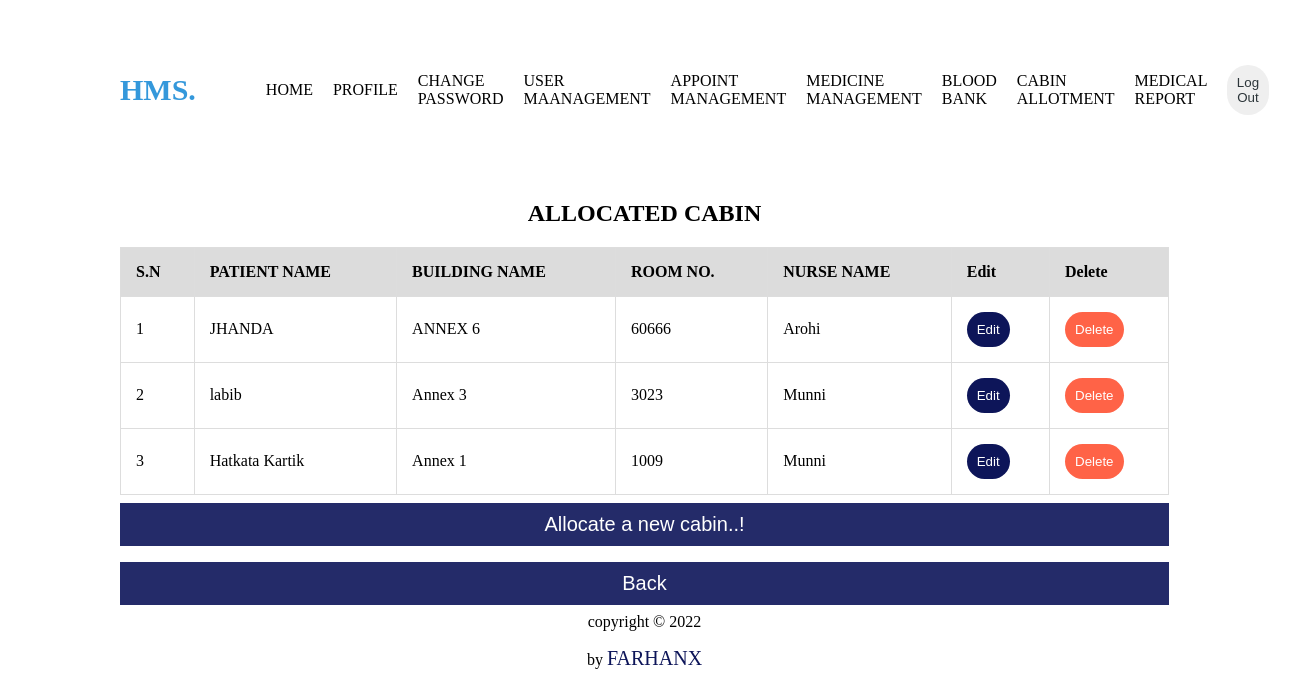
The app's page /view/cabin-table.php (signed in) with its own data.
### tables this page shows
CREATE TABLE `cabin` (
  `id` int(11) NOT NULL,
  `p_name` varchar(100) NOT NULL,
  `b_name` varchar(100) NOT NULL,
  `room` varchar(10) NOT NULL,
  `n_name` varchar(100) NOT NULL
);

### control/read-cabinAction.php (called while the page is built)
<?php
include('../model/database.php');
$fetchData= fetch_data($connection);
function fetch_data($connection){
  $query="SELECT * from cabin ORDER BY id DESC";
  $exec=mysqli_query($connection, $query);
  if(mysqli_num_rows($exec)>0){
    $row= mysqli_fetch_all($exec, MYSQLI_ASSOC);
    return $row;
  }else{
    return $row=[];
  }
}
?>

### view/cabin-table.php (the view, shortened to what this page needs)
<?php
include('../control/read-cabinAction.php');
?>
<!DOCTYPE html>
<html>
<head>
</head>
<body style="padding-right:7rem;padding-left:7rem;">
<?php include "../model/_nav.php"; ?>
<div class="table-data">
        <div class="list-title">
 <h2>ALLOCATED CABIN</h2>
            </div>
    <table border="1">
        <tr>
            <th>S.N</th>
            <th>PATIENT NAME</th>
            <th>BUILDING NAME</th>
            <th>ROOM NO.</th>
            <th>NURSE NAME</th>
            <th>Edit</th>
            <th>Delete</th>
        </tr>
<?php
        if(count($fetchData)>0){
        $sn=1;
        foreach($fetchData as $data){
?> <tr>
<td><?php echo $sn; ?></td>
<td><?php echo $data['p_name']; ?></td>
<td><?php echo $data['b_name']; ?></td>
<td><?php echo $data['room']; ?></td>
<td><?php echo $data['n_name']; ?></td>
<td><a style="text-decoration:none;" href="../view/update-cabin.php?edit=<?php echo $data['id']; ?>">
                <button style="background-color: #0D1559;color: #ffffff;padding:10px;padding: 10px;border: none;border-radius: 30px;">Edit</button></a></td>
<td><a style="text-decoration:none;" href="../control/delete-cabinAction.php?delete=<?php echo $data['id']; ?>">
                <button style="background-color: tomato;color: #ffffff;padding:10px;padding: 10px;border: none;border-radius: 30px;">Delete</button></a></td>
</tr> <?php
      $sn++; }
      }else{
?>
      <tr>
        <td colspan="7">No Data Found</td>
      </tr>
<?php
    }
?>
    </table>
    <button type="create" onclick="document.location='../view/create-cabin.php'">Allocate a new cabin..!</button>
    <button type="bk" onclick="document.location='../view/dashboard.php'">Back</button>
    </div>
    <?php include "../model/footer.php"; ?>
</body>
</html>

### view/cabin-table.php (style rules this page uses)
table, td, th { border: 1px solid #ddd; text-align: left; }
table { border-collapse: collapse; max-width: 100%; width:100%; }
.table-data { width:100%; float: right; }
th, td { padding: 15px; }
th { background-color:gainsboro ; }
body { overflow-x: hidden; }
* { box-sizing: border-box; }
button[type=create] { background-color: #0D1559; color: #ffffff; padding: 10px 20px; margin: 8px 0; border: none; cursor: pointer; width: 100%; opacity: 0.9; font-size: 20px; }
button[type=bk] { background-color: #0D1559; color: #ffffff; padding: 10px 20px; margin: 8px 0; border: none; cursor: pointer; width: 100%; opacity: 0.9; font-size: 20px; }
h2 { text-align: center; }

### records on screen
cabin: p_name "JHANDA", b_name "ANNEX 6", room "60666", n_name "Arohi"
cabin: p_name "labib", b_name "Annex 3", room "3023", n_name "Munni"
cabin: p_name "Hatkata Kartik", b_name "Annex 1", room "1009", n_name "Munni"
